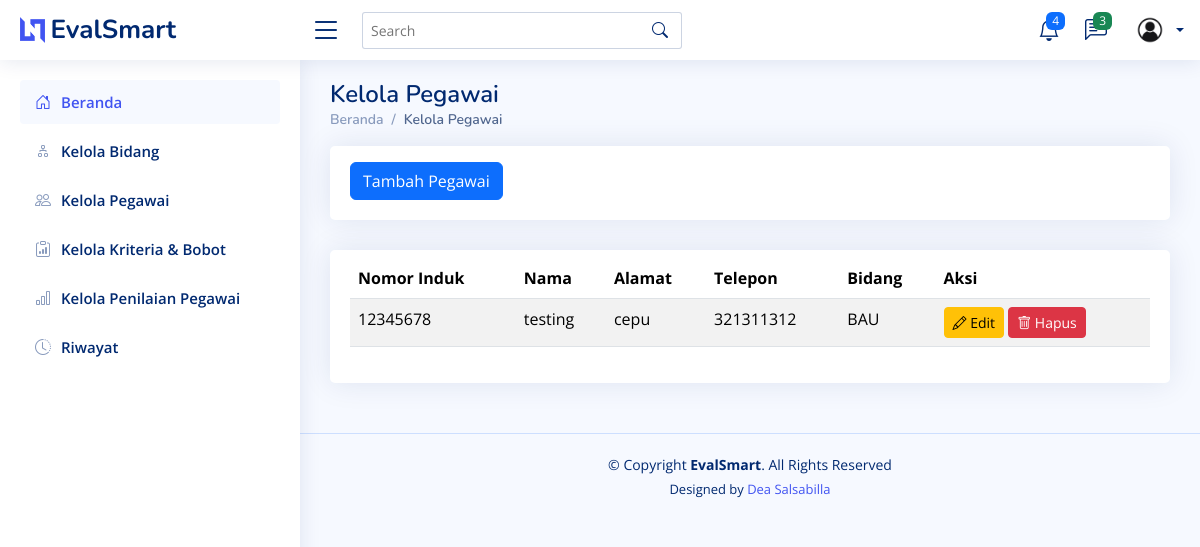
Before: /pegawai/ with the older database file.
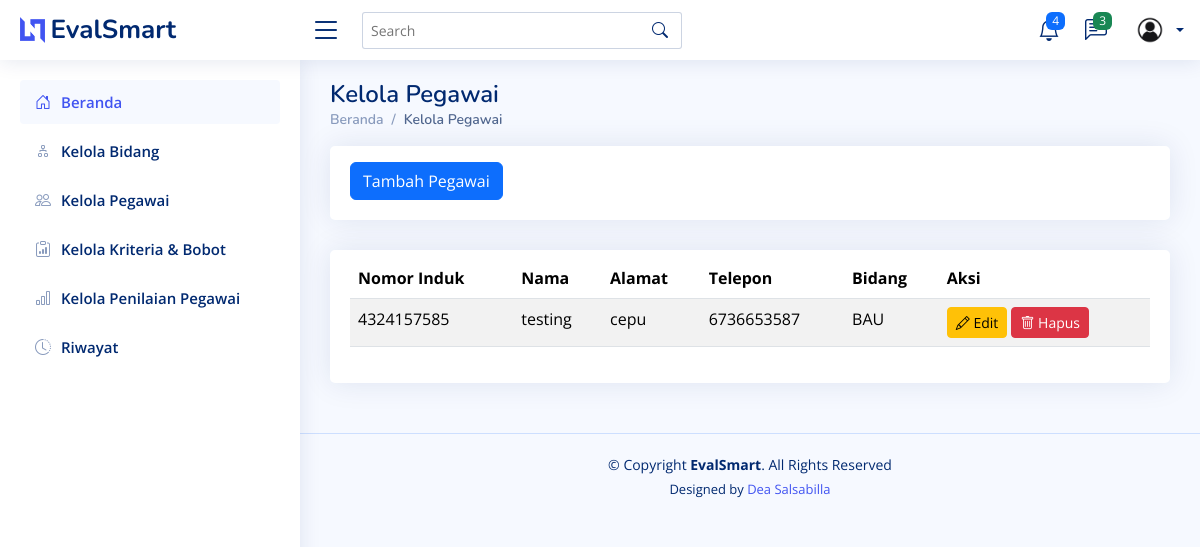
After: the same page with the newer database file.
### testing/models.py (models this page shows, shortened)
class Pegawai(models.Model):
    id = models.AutoField(primary_key=True)  # ID otomatis
    nomor_induk = models.CharField(max_length=20, unique=True)  # Nomor induk pegawai
    nama = models.CharField(max_length=100)  # Nama pegawai
    alamat = models.TextField()  # Alamat pegawai
    no_telp = models.CharField(max_length=15)  # Nomor telepon pegawai
    bidang = models.ForeignKey(Bidang, on_delete=models.CASCADE)  # Relasi ke tabel Bidang
    class Meta:
        verbose_name_plural = "Pegawai"
        ordering = ['nama']

class Bidang(models.Model):
    id = models.AutoField(primary_key=True)
    nama = models.CharField(max_length=255)
    def __str__(self):  # Nama method harus __str__ (dua garis bawah di kiri dan kanan)
        return self.nama
    class Meta:
        verbose_name_plural = "Bidang"
        ordering = ['id']

### testing/views.py (the view)
# urls.py: path("pegawai/", views.pegawai, name="pegawai"),
def pegawai(request):
    pegawais = Pegawai.objects.all()
    return render(request, 'pegawai.html', {'pegawais' : pegawais})

### testing/templates/pegawai.html (shortened to what this page needs)
<!DOCTYPE html>
<html lang="en">
  <head>
    {% load static %}
    <link href="{% static 'assets/vendor/bootstrap/css/bootstrap.min.css' %}" rel="stylesheet" />
    <link href="{% static 'assets/vendor/bootstrap-icons/bootstrap-icons.css' %}" rel="stylesheet" />
    <link href="{% static 'assets/vendor/boxicons/css/boxicons.min.css' %}" rel="stylesheet" />
    <link href="{% static 'assets/vendor/quill/quill.snow.css' %}" rel="stylesheet" />
    <link href="{% static 'assets/vendor/quill/quill.bubble.css' %}" rel="stylesheet" />
    <link href="{% static 'assets/vendor/remixicon/remixicon.css' %}" rel="stylesheet" />
    <link href="{% static 'assets/vendor/simple-datatables/style.css' %}" rel="stylesheet" />
    <link href="{% static 'assets/css/style.css' %}" rel="stylesheet" />
  </head>
  <body>
    {% include 'partials/header.html' %}
    {% include 'partials/sidebar.html' %}
    <main id="main" class="main">
      <div class="pagetitle">
        <h1>Kelola Pegawai</h1>
        <nav>
          <ol class="breadcrumb">
            <li class="breadcrumb-item">
              <a href="{% url 'home' %}">Beranda</a>
            </li>
            <li class="breadcrumb-item active">Kelola Pegawai</li>
          </ol>
        </nav>
      </div>
      <div class="row">
        <div class="col-lg-12">
          <div class="card">
            <div class="card-body">
              <button class="btn btn-primary mt-3"><a href="{% url 'tambah_pegawai' %}" style="color: white; text-decoration: none;">Tambah Pegawai</a></button>
            </div>
          </div>
        </div>
      </div>
      <section class="section">
        <div class="row">
          <div class="col-lg-12">
            <div class="card">
              <div class="card-body">
                <table class="table table-striped mt-2">
                  <thead>
                    <tr>
                      <th scope="col">Nomor Induk</th>
                      <th scope="col">Nama</th>
                      <th scope="col">Alamat</th>
                      <th scope="col">Telepon</th>
                      <th scope="col">Bidang</th>
                      <th scope="col">Aksi</th>
                    </tr>
                  </thead>
                  <tbody>
                    <tr>
                      {% for pegawai in pegawais %}
                      <td>{{ pegawai.nomor_induk }}</td>
                      <td>{{ pegawai.nama }}</td>
                      <td>{{ pegawai.alamat }}</td>
                      <td>{{ pegawai.no_telp }}</td>
                      <td>{{ pegawai.bidang }}</td>
                      <td>
                        <a href="{% url 'edit_pegawai' pegawai.id %}" class="btn btn-warning btn-sm"><i class="bi bi-pencil"></i> Edit</a>
                        <form action="{% url 'delete_pegawai' pegawai.id %}" method="post" style="display:inline;">
                          <button type="submit" class="btn btn-danger btn-sm" onclick="return confirm('Apakah Anda yakin ingin menghapus data ini?');"><i class="bi bi-trash"></i> Hapus</button>
                        </form>
                      </td>
                    </tr>
                  {% empty %}
                    <tr>
                      <td colspan="6" class="text-center">Tidak ada data</td>
                    </tr>
                  {% endfor %}
                  </tbody>
                </table>
              </div>
            </div>
          </div>
        </div>
      </section>
    </main>
    {% include 'partials/footer.html' %}
  </body>
</html>

Changed rows visible on the page:
removed Pegawai: nomor_induk "12345678", nama "testing", alamat "cepu", no_telp "321311312", bidang "BAU"
added Pegawai: nomor_induk "4324157585", nama "testing", alamat "cepu", no_telp "6736653587", bidang "BAU"
